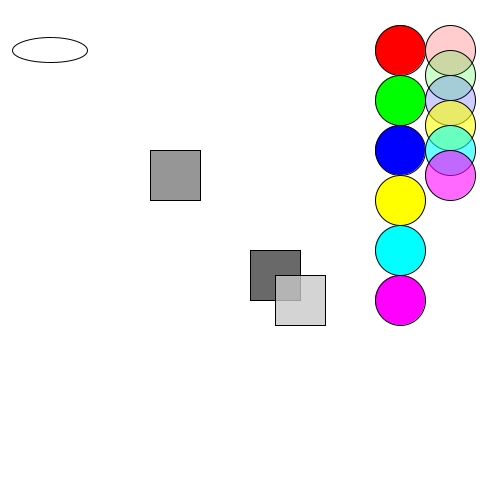
Frame 1 (no input)
Frame 60 (the mouse pressed at the canvas centre just before this capture): identical to frame 1, image omitted
Frame 120 (the mouse held since frame 60 and released just before this capture): identical to frame 1, image omitted

The Processing sketch that drew this single still picture (run headless with seeded random() and noise(); from frame 60 on, the mouse is pressed at the canvas centre):

// Processing sketch: fill
// ── fill.pde
/*
 * Everything related to fill
 */

void settings() {
  size(500, 500);
}

void setup() {
  //nothing here for now
}

void draw() {
  background(255); //white background
  
  noFill(); //no fill value
  ellipse(50, 50, 75, 25);
  
  fill(150); //single number is a greyscale value, values range from 0 -> 255
  rect(150, 150, 50, 50);
  
  //same as single number, but with an opacity value as the second number, 
  //values range from 0 - > 255 each
  fill(0, 150); 
  rect(250, 250, 50, 50);
  fill(200, 200);
  rect(275, 275, 50, 50);
 
  //three values uses a R, G, B (red, green, blue) colour system by default
  //the values range from 0 -> 255 each
  fill(255, 0, 0);  //red
  ellipse(400, 50, 50, 50);
  fill(0, 255, 0);  //green
  ellipse(400, 100, 50, 50);
  fill(0, 0, 255);  //blue
  ellipse(400, 150, 50, 50);
  
  fill(255, 255, 0); //yellow
  ellipse(400, 200, 50, 50); 
  fill(0, 255, 255); //cyan
  ellipse(400, 250, 50, 50); 
  fill(255, 0, 255); //magenta
  ellipse(400, 300, 50, 50);
  
  //four values uses a R, G, B, A (red, green, blue, alpha/opacity) setup
  //the values range from 0 -> 255 each
  //feel free to change the A value to play with what it looks like
  fill(255, 0, 0, 50);  //red
  ellipse(450, 50, 50, 50);
  fill(0, 255, 0, 50);  //green
  ellipse(450, 75, 50, 50);
  fill(0, 0, 255, 50);  //blue
  ellipse(450, 100, 50, 50);
  
  fill(255, 255, 0, 150); //yellow
  ellipse(450, 125, 50, 50); 
  fill(0, 255, 255, 150); //cyan
  ellipse(450, 150, 50, 50); 
  fill(255, 0, 255, 150); //magenta
  ellipse(450, 175, 50, 50);
  
}
